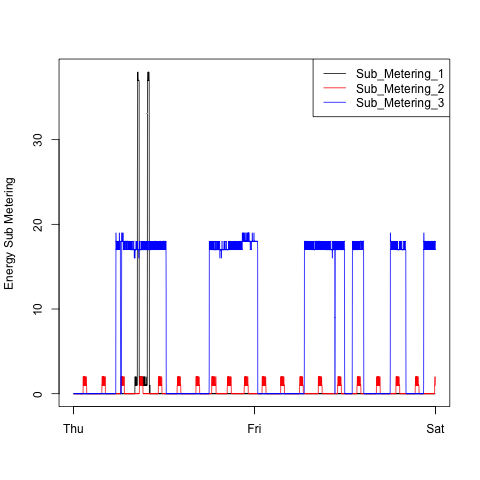

Here is the R script that generated this plot:
#open device
png(filename='plot3.png',width=480,height=480,units='px')
lncol<-c('Black','red','blue')
lbls<-c('Sub_Metering_1','Sub_Metering_2','Sub_Metering_3')

#plot data
plot(power.consumption$DateTime,power.consumption$SubMetering1,col=lncol[1],ylab='Energy Sub Metering',xlab=' ',type='l')
lines(power.consumption$DateTime,power.consumption$SubMetering2,col=lncol[2])
lines(power.consumption$DateTime,power.consumption$SubMetering3,col=lncol[3])

legend('topright',legend=lbls,col=lncol,lty='solid')

x<-dev.off()
